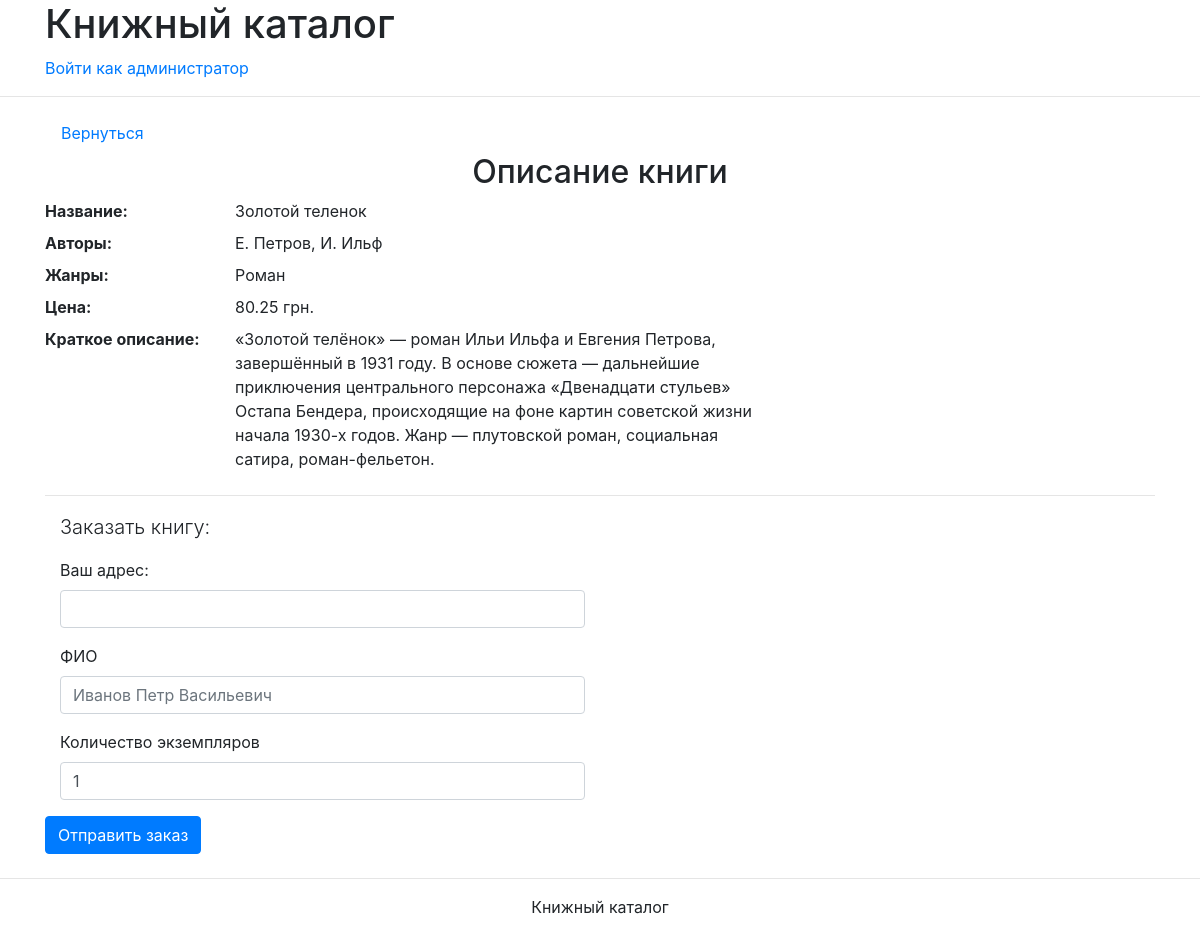
The page /book-view.php?idbook=1 on the database its author committed.
### tables this page shows
CREATE TABLE `book` (
  `idbook` int(11) NOT NULL,
  `name` varchar(50) NOT NULL,
  `description` varchar(1000) DEFAULT NULL,
  `price` float DEFAULT NULL
);

### db.php (called while the page is built, shortened)
<?php
class DB
{
    var $mysqli;
    function connect($host, $user, $password, $dbname)
    {
        $this->mysqli = new mysqli($host, $user, $password, $dbname);
    }
    function query($sql)
    {
        if (!$result = $this->mysqli->query($sql)) {
            echo "Ошибка в запросе: " . $sql . "\n";
            echo "Номер_ошибки: " . $this->mysqli->errno . "\n";
            echo "Ошибка: " . $this->mysqli->error . "\n";
        }
        return $result;
    }
    function getBookById($idbook)
    {
        return mysqli_fetch_assoc($this->query("SELECT * FROM book WHERE idbook=$idbook"));
    }
    function getAuthorsFromBook($idbook)
    {
        return $this->query("SELECT * FROM author
		INNER JOIN book_has_author ON book_has_author.author_idauthor=author.idauthor WHERE book_has_author.book_idbook=$idbook ORDER BY author.fio");
    }
    function getGenresFromBook($idbook)
    {
        return $this->query("SELECT * FROM genre
			INNER JOIN book_has_genre ON book_has_genre.genre_idgenre=genre.idgenre WHERE book_has_genre.book_idbook=$idbook ORDER BY genre.name");
    }
    function getNames($result, $fieldName)
    {
        $names = [];
        while ($row = $result->fetch_assoc()) {
            $names[] = $row[$fieldName];
        }
        return implode(", ", $names);
    }
    function getAuthorsNames($idbook)
    {
        return $this->getNames($this->getAuthorsFromBook($idbook), 'fio');
    }
    function getGenresNames($idbook)
    {
        return $this->getNames($this->getGenresFromBook($idbook), 'name');
    }
}
?>

### book-view.php (the view, shortened to what this page needs)
<?php
include "header.php";
include "db.php";
$db = new DB;
$book = $db->getBookById($_GET['idbook']);
?>
    <div class="container">
        <ul class="nav nav-pills">
            <li class="nav-item">
                <a class="nav-link" href="index.php">Вернуться</a>
            </li>
        </ul>
        <p class="h2 text-center">Описание книги</p>
        <dl class="row">
            <?php
            echo "
                <dt class='col-sm-2'>Название:</dt>
                <dd class='col-sm-9'>{$book['name']}</dd>
                <dt class='col-sm-2'>Авторы:</dt>
                <dd class='col-sm-9'>{$db->getAuthorsNames($book['idbook'])}</dd>
                <dt class='col-sm-2'>Жанры:</dt>
                <dd class='col-sm-9'>{$db->getGenresNames($book['idbook'])}</dd>
                <dt class='col-sm-2'>Цена:</dt>
                <dd class='col-sm-9'>{$book['price']} грн.</dd>
                <dt class='col-sm-2'>Краткое описание:</dt>
                <dd class='col-sm-6'>{$book['description']}</dd>
	        ";
            ?>
        </dl>
        <hr/>
        <p class="lead col-3"> Заказать книгу:</p>
        <form method="POST" action="book-order.php">
            <div class="form-group col-sm-6">
                <label for="email">Ваш адрес:</label>
                <input type="text" class="form-control" id="address" name="address">
            </div>
            <div class="form-group col-sm-6">
                <label for="fio">ФИО</label>
                <input class="form-control" type="text" id="fio" name="fio" placeholder="Иванов Петр Васильевич">
            </div>
            <div class="form-group col-sm-6">
                <label for="book-number">Количество экземпляров</label>
                <input class="form-control" type="text" id="book-number" name="book-number" value="1">
            </div>
            <button type="submit" class="btn btn-primary mb-2">Отправить заказ</button>
        </form>
    </div>
<?php
include "footer.php";
?>

### header.php (shortened to what this page needs)
<!DOCTYPE html>
<html>
<head>
    <link rel="stylesheet" href="resource/css/bootstrap.min.css">
    <link rel="stylesheet" href="resource/css/my.css">
</head>
<body>
<div class="container">
    <p class="h1 row col">Книжный каталог</p>
    <?php
    if (isset($_SERVER['PHP_AUTH_USER'])) {
        $username = $_SERVER['PHP_AUTH_USER'];
        echo "<p><strong>Пользователь: " . $username . "</strong></p>";
    } else {
        echo "<a href='login.php'>Войти как администратор</a>";
    }
    ?>
</div>
<hr/>

### footer.php
<hr/>
<footer class="footer">
    <div class="container">
        <p>Книжный каталог</p>
    </div>
</footer>
</body>
</html>

### resource/css/my.css (style rules this page uses)
.footer { left: 0; bottom: 0; width: 100%; text-align: center; }

### rows shown on the page
book: name "Золотой теленок", price "80.25", description "«Золотой телёнок» — роман Ильи Ильфа и Евгения Петрова, завершённый в 1931 году. В основе сюжета — дальнейшие приключения центрального персонажа «Двенадцати стульев» Остапа Бендера, происходящие на фоне картин советской жизни начала 1930-х годов. Жанр — плутовской роман, социальная сатира, роман-фельетон."

### other values the page prints
$db->getAuthorsNames($book['idbook']) "Е. Петров, И. Ильф"
$db->getGenresNames($book['idbook']) "Роман"
